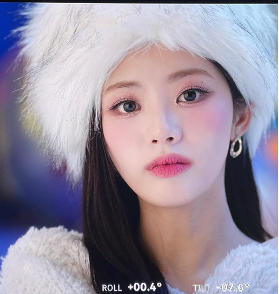
#> input picture 02_OpenCV/images/park.png, 279 x 294 px
$ python ga02.py
#> lines starting #> are read from the running program, lines starting #| are printed output that depends on the picture
import cv2
import numpy as np

def nothing(x):
    # 트랙바 콜백 함수 (아무 작업도 하지 않음)
    pass

# 1. 이미지 불러오기 (여기에 테스트할 이미지 경로를 입력하세요)
# 이미지가 같은 폴더에 없다면 절대 경로를 입력해야 합니다.
image_path = './images/park.png'
original_img = cv2.imread(image_path)
#> original_img is the input picture: shape (294, 279, 3); mean B, G, R 158.3, 142.5, 152

# 이미지를 정상적으로 불러왔는지 확인
if original_img is None:
    print("이미지를 찾을 수 없습니다. 경로를 확인해 주세요.")
    exit()

# 2. 윈도우 생성
window_name = 'Image Processing'
cv2.namedWindow(window_name)

# 3. 트랙바 생성
# cv2.createTrackbar(트랙바 이름, 윈도우 이름, 초기값, 최대값, 콜백 함수)
# 밝기: -100 ~ 100을 표현하기 위해 0~200으로 설정하고 기준점을 100으로 잡음
cv2.createTrackbar('Brightness', window_name, 100, 200, nothing)
# 대비: 0.0 ~ 3.0을 표현하기 위해 0~300으로 설정하고 기준점을 100으로 잡음
cv2.createTrackbar('Contrast', window_name, 100, 300, nothing)
# 캐니 에지 임계값 (0 ~ 255)
cv2.createTrackbar('Canny Low', window_name, 50, 255, nothing)
cv2.createTrackbar('Canny High', window_name, 150, 255, nothing)
# 모드 전환 (0: 흑백, 1: 캐니 에지)
cv2.createTrackbar('Mode (0:Gray, 1:Edge)', window_name, 0, 1, nothing)
#> slider 'Mode (0:Gray, 1:Edge)' is set to 1

while True:
    # 4. 트랙바의 현재 값 가져오기
    b_val = cv2.getTrackbarPos('Brightness', window_name) - 100 # -100 ~ 100
    c_val = cv2.getTrackbarPos('Contrast', window_name) / 100.0 # 0.0 ~ 3.0
    low_thresh = cv2.getTrackbarPos('Canny Low', window_name)
    high_thresh = cv2.getTrackbarPos('Canny High', window_name)
    mode = cv2.getTrackbarPos('Mode (0:Gray, 1:Edge)', window_name)

    # 5. 밝기 및 대비 조절
    # 수식: 결과 = 원본 * 대비 + 밝기
    # cv2.convertScaleAbs는 계산 결과가 0~255 범위를 벗어나지 않도록 안전하게 처리합니다.
    adjusted_img = cv2.convertScaleAbs(original_img, alpha=c_val, beta=b_val)

    # 6. 흑백(Grayscale) 변환
    gray_img = cv2.cvtColor(adjusted_img, cv2.COLOR_BGR2GRAY)
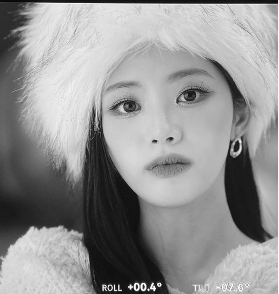
#> gray_img: shape (294, 279); min 6, max 255, mean 147.1

    # 7. 모드에 따라 출력 이미지 결정
    if mode == 1:
        # 캐니 에지 적용
        result_img = cv2.Canny(gray_img, low_thresh, high_thresh)
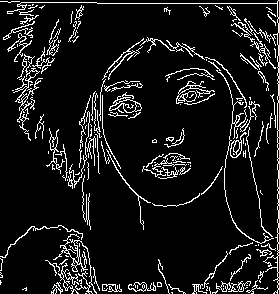
#> result_img: shape (294, 279); 9.4% white in thin lines or dots
    else:
        # 흑백 이미지 출력
        result_img = gray_img

    # 화면에 출력
    cv2.imshow(window_name, result_img)

    # ESC 키(27)를 누르면 종료
    if cv2.waitKey(1) & 0xFF == 27:
#> (key Esc is pressed here)
        break

# 모든 윈도우 닫기
cv2.destroyAllWindows()
